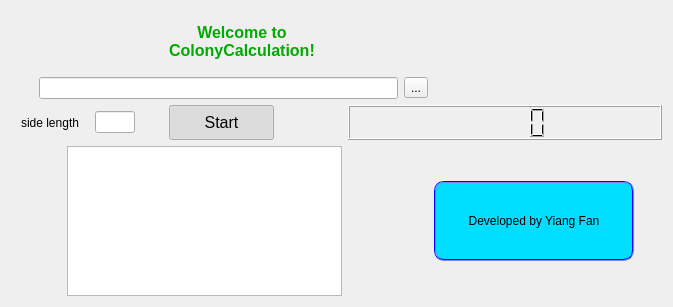
<?xml version="1.0" encoding="UTF-8"?>
<ui version="4.0">
 <class>Form</class>
 <widget class="QWidget" name="Form">
  <property name="geometry">
   <rect>
    <x>0</x>
    <y>0</y>
    <width>673</width>
    <height>307</height>
   </rect>
  </property>
  <property name="windowTitle">
   <string>Form</string>
  </property>
  <layout class="QGridLayout" name="gridLayout">
   <item row="0" column="0" colspan="3">
    <widget class="QLabel" name="label_5">
     <property name="text">
      <string/>
     </property>
     <property name="pixmap">
      <pixmap>img/icon_1.tif</pixmap>
     </property>
    </widget>
   </item>
   <item row="1" column="0">
    <widget class="QLabel" name="label_2">
     <property name="text">
      <string/>
     </property>
    </widget>
   </item>
   <item row="4" column="0" colspan="3">
    <widget class="QLabel" name="label_8">
     <property name="text">
      <string>side length</string>
     </property>
     <property name="alignment">
      <set>Qt::AlignCenter</set>
     </property>
    </widget>
   </item>
   <item row="1" column="9">
    <widget class="QToolButton" name="toolButton">
     <property name="text">
      <string>...</string>
     </property>
    </widget>
   </item>
   <item row="1" column="10" colspan="2">
    <widget class="QLabel" name="label_3">
     <property name="text">
      <string/>
     </property>
     <property name="alignment">
      <set>Qt::AlignCenter</set>
     </property>
    </widget>
   </item>
   <item row="5" column="11">
    <widget class="QLabel" name="label_12">
     <property name="text">
      <string/>
     </property>
    </widget>
   </item>
   <item row="1" column="1" colspan="8">
    <widget class="QLineEdit" name="lineEdit">
     <property name="acceptDrops">
      <bool>true</bool>
     </property>
    </widget>
   </item>
   <item row="4" column="7" colspan="5">
    <widget class="QLCDNumber" name="lcdNumber"/>
   </item>
   <item row="0" column="10" colspan="2">
    <widget class="QLabel" name="label_6">
     <property name="text">
      <string/>
     </property>
     <property name="pixmap">
      <pixmap>../img/icon_1.jpg</pixmap>
     </property>
     <property name="alignment">
      <set>Qt::AlignCenter</set>
     </property>
    </widget>
   </item>
   <item row="0" column="5">
    <widget class="QLabel" name="label_4">
     <property name="maximumSize">
      <size>
       <width>234</width>
       <height>100</height>
      </size>
     </property>
     <property name="font">
      <font>
       <family>Arial</family>
       <pointsize>12</pointsize>
       <weight>75</weight>
       <bold>true</bold>
      </font>
     </property>
     <property name="styleSheet">
      <string notr="true">
color: rgb(0, 170, 0);</string>
     </property>
     <property name="text">
      <string>Welcome to ColonyCalculation!</string>
     </property>
     <property name="alignment">
      <set>Qt::AlignCenter</set>
     </property>
     <property name="wordWrap">
      <bool>true</bool>
     </property>
    </widget>
   </item>
   <item row="5" column="2" colspan="5">
    <widget class="QTextBrowser" name="textBrowser">
     <property name="maximumSize">
      <size>
       <width>16777215</width>
       <height>150</height>
      </size>
     </property>
    </widget>
   </item>
   <item row="4" column="5">
    <widget class="QPushButton" name="buttonstart">
     <property name="sizePolicy">
      <sizepolicy hsizetype="Expanding" vsizetype="Expanding">
       <horstretch>0</horstretch>
       <verstretch>0</verstretch>
      </sizepolicy>
     </property>
     <property name="maximumSize">
      <size>
       <width>105</width>
       <height>35</height>
      </size>
     </property>
     <property name="font">
      <font>
       <family>Arial</family>
       <pointsize>12</pointsize>
      </font>
     </property>
     <property name="styleSheet">
      <string notr="true"/>
     </property>
     <property name="text">
      <string>Start</string>
     </property>
     <property name="checkable">
      <bool>true</bool>
     </property>
     <property name="checked">
      <bool>true</bool>
     </property>
     <property name="autoDefault">
      <bool>false</bool>
     </property>
    </widget>
   </item>
   <item row="5" column="10">
    <widget class="QLabel" name="label_7">
     <property name="sizePolicy">
      <sizepolicy hsizetype="Expanding" vsizetype="Expanding">
       <horstretch>0</horstretch>
       <verstretch>0</verstretch>
      </sizepolicy>
     </property>
     <property name="minimumSize">
      <size>
       <width>30</width>
       <height>15</height>
      </size>
     </property>
     <property name="maximumSize">
      <size>
       <width>200</width>
       <height>80</height>
      </size>
     </property>
     <property name="font">
      <font>
       <pointsize>9</pointsize>
       <italic>false</italic>
      </font>
     </property>
     <property name="styleSheet">
      <string notr="true">background-color: rgb(2, 222, 255);
border-radius: 10px;  border: 2px groove blue;</string>
     </property>
     <property name="text">
      <string>Developed by Yiang Fan</string>
     </property>
     <property name="textFormat">
      <enum>Qt::RichText</enum>
     </property>
     <property name="alignment">
      <set>Qt::AlignCenter</set>
     </property>
     <property name="wordWrap">
      <bool>true</bool>
     </property>
    </widget>
   </item>
   <item row="5" column="8">
    <widget class="QLabel" name="label_11">
     <property name="text">
      <string/>
     </property>
    </widget>
   </item>
   <item row="4" column="3">
    <widget class="QLineEdit" name="lineEdit_2">
     <property name="maximumSize">
      <size>
       <width>40</width>
       <height>16777215</height>
      </size>
     </property>
    </widget>
   </item>
  </layout>
 </widget>
 <resources>
  <include location="../icon.qrc"/>
 </resources>
 <connections/>
</ui>
